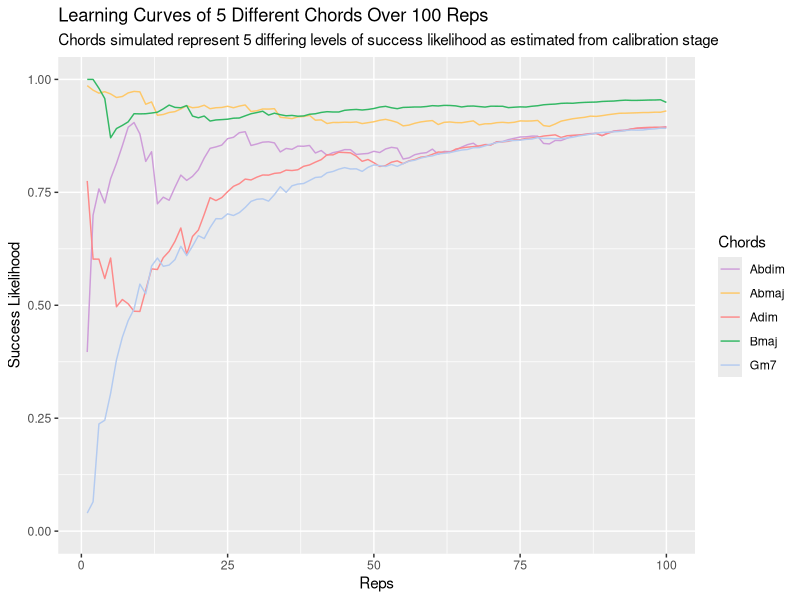

This figure's R source:
########## PART I: Constructing the model ########################################################################################################################################################



tonics <- list("A","Bb","B","C","Db","D","Eb","E","F","Gb","G","Ab") # All tonic notes.

bases <- list("maj", "min", "dim") # Setting possible chord bases to 'maj', 'min', and 'dim'.

extensions <- list("none", "dom7", "maj7") # Setting possible chord extensions to 'none', 'dom7', and 'maj7'.



tabulate_possible_chords <- function(tonics, bases, extensions){
  
  table <- data.frame(tonic = character(0), base = character(0), ext = character(0))
  
  for (i in tonics){
    for (x in bases){
      for (y in extensions){
        table <- rbind(table, data.frame(tonic = i, base = x, ext = y))
      }
    }
  }
  table <- table[!(table$base == "dim" & table$ext %in% c("dom7", "maj7")),] # Removing the combinations of "dim" and "dom7" or "maj7", as these do not form commonly observed chords.
  return(table)
} # Creating a table of all of the possible chords, given the chord components above.

train <- tabulate_possible_chords(tonics, bases, extensions)

possible_chords <- train # For use throughout script.


for (i in 1:nrow(train)){
  train$success[i] <- sample(c(0, 1), size = 1)
} # Assigning 'success' of chord playing trial in a new column named 'success', sampling randomly from c(0,1), i.e., with p(success) = 0.5.

train <- data.frame(lapply(train, as.factor))

model <- glm(success ~ ., data = train, family = binomial) # Training logistic regression model on dataset, where chord components represent predictors of chord trial success. In this model, there should be no relationship between predictor and response variables, as 'success' was assigned randomly.

chords <- c() # Creating a table displaying each possible chord and its predicted likelihood of trial success, as estimated by logistic regression.
likelihoods <- c()

for (i in 1:nrow(possible_chords)){
  newdata <- data.frame(tonic = possible_chords[i,]$tonic, base = possible_chords[i,]$base, ext = possible_chords[i,]$ext)
  chords <- append(chords, paste(possible_chords[i,]$tonic, possible_chords[i,]$base, possible_chords[i,]$ext))
  likelihoods <- append(likelihoods, predict(model, newdata = newdata, type = "response"))
} # Returning each chord's success likelihood.

results <- data.frame(chord = chords, likelihood = likelihoods) # Naming said table 'results'.

results <- results[order(results$likelihood), ] # Sorting by ascending likelihood.



########## PART II: Training the model on just a subset of the possible chords #############################################################################################################



get_calibration_chords <- function(n){
  
  if (n < length(tonics) + length(bases) + length(extensions) | n > nrow(possible_chords)){
    stop(paste("Please enter a number between", (length(tonics) + length(bases) + length(extensions)), "and", nrow(possible_chords)))
  } else {
  }
  
  minimum_components <- data.frame(tonic = character(0), base = character(0), ext = character(0))
  additional_random_chords <- data.frame(tonic = character(0), base = character(0), ext = character(0))
  
  for (i in tonics){
    minimum_components <- rbind(minimum_components, possible_chords[possible_chords$tonic == i,][sample(nrow(possible_chords[possible_chords$tonic == i,]), 1),])
  }
  for (i in bases){
    minimum_components <- rbind(minimum_components, possible_chords[possible_chords$base == i,][sample(nrow(possible_chords[possible_chords$base == i,]), 1),])
  }
  for (i in extensions){
    minimum_components <- rbind(minimum_components, possible_chords[possible_chords$ext == i,][sample(nrow(possible_chords[possible_chords$ext == i,]), 1),])
  } 
  
  # 18 chords needed to provide minimum chord components. Note that more complex algorithm could cut this down to just 12 (number of tonics, with other components overlapped), however, in the interest of expediency, this was not done here.
  
  additional_random_chords <- rbind(additional_random_chords, possible_chords[sample(1:nrow(possible_chords), (n-18)),])
  
  return(rbind(minimum_components, additional_random_chords))
  
} # Creating function to return a subset of the possible chords for calibration, where n = the desired number of chords to test in calibration (minimum input is set at the minimum number of chords required to cover testing all chord components. Maximum input is set at the number of all possible chords). This function is more complex than simply taking a subset of the possible chords, (continued below)...
                                           # (continued)... as we need to account for the possible condition wherein a component of any subsequently tested chord was not included during calibration. This would result in the model being unable to predict an output, as it would be handling a 'new' level.

train <- get_calibration_chords(50) # Establishing training set for calibration as a subset of all possible chords.

for (i in 1:nrow(train)){
  train$success[i] <- sample(c(0, 1), size = 1)
} # Again, randomly assigning 'success' of each chord playing trial.

train <- data.frame(lapply(train, as.factor))

model <- glm(success ~ ., data = train, family = binomial) 


chords <- c() # Again, creating a table displaying each possible chord and its predicted likelihood of trial success.
likelihoods <- c()

for (i in 1:nrow(possible_chords)){
  newdata <- data.frame(tonic = possible_chords[i,]$tonic, base = possible_chords[i,]$base, ext = possible_chords[i,]$ext)
  chords <- append(chords, paste(possible_chords[i,]$tonic, possible_chords[i,]$base, possible_chords[i,]$ext))
  likelihoods <- append(likelihoods, predict(model, newdata = newdata, type = "response"))
} # Returning each chord's success likelihood.

results <- data.frame(chord = chords, likelihood = likelihoods) # Naming said table 'results'.

results <- results[order(results$likelihood), ] # Sorting by ascending likelihood.



########## PART III: Implementing differential chord success likelihoods as determined additively by separate chord components ###############################################################



train <- get_calibration_chords(50) # Constructing a new calibration training set.

simulate_trials <- function(df){
  for (i in 1:nrow(df)){
    if (df[i,]$tonic %in% c("A", "B", "C", "D", "E", "F")){ ### I.e. if the tonic is a white note, success likelihood is higher.
      tonic_difficulty <- 1
    } else {
      tonic_difficulty <- 2
    }
    if (df[i,]$base == "maj"){
      base_difficulty <- 1
    } else if (df[i,]$base == "min"){
      base_difficulty <- 2
    } else if (df[i,]$base == "dim"){ # Diminished chords are generally considerably more difficult than either major or minor chords.
      base_difficulty <- 4
    }
    if (df[i,]$ext == "none"){
      ext_difficulty <- 1
    } else if (df[i,]$ext == "dom7"){
      ext_difficulty <- 3
    } else if (df[i,]$ext == "maj7"){ # Extensions generally increase chord difficulty.
      ext_difficulty <- 3
    }
    total_difficulty <- tonic_difficulty + base_difficulty + ext_difficulty # Expressing chord difficulty as the sum of their component difficulties.
    df$success[i] <- rbinom(n = 1, size = 1, prob = (1 - ((total_difficulty**2)/100))) # Sampling between success (1) or failure (0), using chord difficulty to determine success probability.
  }
  return(df)
}

train <- simulate_trials(train) # Simulating calibration stage.

train <- data.frame(lapply(train, as.factor))

(nrow(train[train$base == "maj" & train$success == 1, ]) / nrow(train[train$base == "maj", ])) * 100 # Showing as an example that in our simulation, chords built on a major triad have a much higher success rate than those built on a diminished triad.
(nrow(train[train$base == "dim" & train$success == 1, ]) / nrow(train[train$base == "dim", ])) * 100


model <- glm(success ~ ., data = train, family = binomial) ### Building model using calibration dataset.



play_15_chords <- function(){
  
  chords <- c()
  likelihoods <- c()
  
  for (i in 1:nrow(possible_chords)){
    newdata <- data.frame(tonic = possible_chords[i,]$tonic, base = possible_chords[i,]$base, ext = possible_chords[i,]$ext)
    chords <- append(chords, paste(possible_chords[i,]$tonic, possible_chords[i,]$base, possible_chords[i,]$ext))
    likelihoods <- append(likelihoods, predict(model, newdata = newdata, type = "response"))
  }
  
  results <- data.frame(chord = chords, likelihood = likelihoods)
  results <- results[order(results$likelihood), ]
  
  
  
  hardest_five <- results[1:5,] # Returning the top five chords according to difficulty (lowest estimated success likelihoods).
  random_ten <- results[sample((6:nrow(results)),10),] ### Also returning ten random chords from the possible chords. Replace kept at default of FALSE. 'Hardest five' chords excluded from sampling.
  
  output_chords <- rbind(hardest_five, random_ten)
  
  output_chords <- data.frame(output_chords[c(1,6,7,2,8,9,3,10,11,4,12,13,5,14,15),]) ### Rearranging such that the user receives one 'difficult' chord followed by two 'random' chords, and so on.
  
  
  
  output_chords_formatted <- data.frame(tonic = character(0), base = character(0), ext = character(0))
  for (i in 1:nrow(output_chords)){
    output_chords_formatted <- rbind(output_chords_formatted, data.frame(tonic = unlist(strsplit(output_chords[i,1], " "))[1], base = unlist(strsplit(output_chords[i,1], " "))[2], ext = unlist(strsplit(output_chords[i,1], " "))[3]))
  }
  
  new_train <- simulate_trials(output_chords_formatted)
  
  new_train <- data.frame(lapply(new_train, as.factor))
  
  train <- rbind(train, new_train)
  
  train <- data.frame(lapply(train, as.factor))
  
  model <- glm(success ~ ., data = train, family = binomial)
  
  train <<- train
  
  model <<- model
  
  results <<- results
  
  return(output_chords_formatted)
  
} # Function which ranks chords according to difficulty, and returns 15 suitable chords (see comments within function for detail on this). It then simulates the user's success in each chord trial, adds this to the training dataset, and ultimately, updates the model with this new dataset.

play_15_chords() # In addition to functionalities mentioned above, returns the 15 chords given to the user for each iteration, with the first chord given represented by the first row.



########## PART IV: Simulating player learning #############################################################################################################################################



reps <- 100 # Setting number of reps of 15 chord sets to simulate - if resetting reps remember to run from here to reset variables assigned below.

train <- get_calibration_chords(60) # Constructing a new calibration training set.

calibration_chord_number <- nrow(train) # This will be used to ignore the chords presented during the calibration stage for the 'learning' mechanism encoded below.

simulate_trials_with_learning <- function(df){
  for (i in 1:nrow(df)){
    if (df[i,]$tonic %in% c("A", "B", "C", "D", "E", "F")){ # This part is the same as the above function without learning...
      tonic_difficulty <- 1
    } else {
      tonic_difficulty <- 2
    }
    if (df[i,]$base == "maj"){
      base_difficulty <- 1
    } else if (df[i,]$base == "min"){
      base_difficulty <- 2
    } else if (df[i,]$base == "dim"){
      base_difficulty <- 4
    }
    if (df[i,]$ext == "none"){
      ext_difficulty <- 1
    } else if (df[i,]$ext == "dom7"){
      ext_difficulty <- 3
    } else if (df[i,]$ext == "maj7"){
      ext_difficulty <- 3
    }
    total_difficulty <- tonic_difficulty + base_difficulty + ext_difficulty
    prior_appearances <- sum(train$tonic[calibration_chord_number:nrow(train)] == df[i,]$tonic & train$base[calibration_chord_number:nrow(train)] == df[i,]$base & train$ext[calibration_chord_number:nrow(train)] == df[i,]$ext) # As mentioned above, chords shown during calibration counted in prior appearances.
    learning_rate <- 0.1
    total_difficulty <- total_difficulty * exp(-learning_rate * prior_appearances) # Emulating user learning, utilizing exponential decay to decrease effective chord difficulty for every time the user has encountered it. Here we have named what would be the 'decay rate' as 'learning rate' - this can be set at different levels to simulate different rates of player learning.
    df$success[i] <- rbinom(n = 1, size = 1, prob = (1 - ((total_difficulty**2)/100)))
  }
  return(df)
} # Function to simulate trials with learning, taking into account how many times each chord has been encountered before.

train <- simulate_trials(train) # Simulating calibration stage again.

train <- data.frame(lapply(train, as.factor))

model <- glm(success ~ ., data = train, family = binomial) # Building model using calibration data.



play_15_chords_with_learning <- function(){
  chords <- c()
  likelihoods <- c()
  
  for (i in 1:nrow(possible_chords)){
    newdata <- data.frame(tonic = possible_chords[i,]$tonic, base = possible_chords[i,]$base, ext = possible_chords[i,]$ext)
    chords <- append(chords, paste(possible_chords[i,]$tonic, possible_chords[i,]$base, possible_chords[i,]$ext))
    likelihoods <- append(likelihoods, predict(model, newdata = newdata, type = "response"))
  }
  
  results <- data.frame(chord = chords, likelihood = likelihoods)
  results <- results[order(results$likelihood), ]
  
  
  
  hardest_five <- results[1:5,]
  random_ten <- results[sample((6:nrow(results)),10),] ### Replace kept at default of FALSE. 'Hardest five' chords excluded from sampling.
  
  output_chords <- rbind(hardest_five, random_ten)
  
  output_chords <- data.frame(output_chords[c(1,6,7,2,8,9,3,10,11,4,12,13,5,14,15),]) ### Rearranging such that the user receives one 'difficult' chord followed by two 'random' chords.
  
  
  
  output_chords_formatted <- data.frame(tonic = character(0), base = character(0), ext = character(0))
  for (i in 1:nrow(output_chords)){
    output_chords_formatted <- rbind(output_chords_formatted, data.frame(tonic = unlist(strsplit(output_chords[i,1], " "))[1], base = unlist(strsplit(output_chords[i,1], " "))[2], ext = unlist(strsplit(output_chords[i,1], " "))[3]))
  }
  
  new_train <- simulate_trials_with_learning(output_chords_formatted)
  
  new_train <- data.frame(lapply(new_train, as.factor))
  
  train <- rbind(train, new_train)
  
  train <- data.frame(lapply(train, as.factor))
  
  model <- glm(success ~ ., data = train, family = binomial)
  
  train <<- train
  
  results <<- results
  
  model <<- model
  
  return(output_chords_formatted)
} # Similar to earlier function, only factoring in learning in addition.



play_15_chords_with_learning() # In the following we simulate learning and plot the learning curves of the user with respect to 5 different chords - each of differing levels of success likelihood, as estimated from the calibration stage.

initial_likelihoods <- results # For comparison at the end...

hardest_chord <- results$chord[1]
hardest_chord_likelihood <- c(results$likelihood[1])

upper_quartile_chord <- results$chord[round(nrow(results)*0.25)]
upper_quartile_chord_likelihood <- c(results$likelihood[round(nrow(results)*0.25)])

moderate_chord <- results$chord[round(nrow(results)*0.5)]
moderate_chord_likelihood <- c(results$likelihood[round(nrow(results)*0.5)])

lower_quartile_chord <- results$chord[round(nrow(results)*0.75)]
lower_quartile_chord_likelihood <- c(results$likelihood[round(nrow(results)*0.75)])

easiest_chord <- results$chord[nrow(results)]
easiest_chord_likelihood <- c(results$likelihood[nrow(results)])

for (i in 1:(reps - 1)){
  play_15_chords_with_learning()
  
  hardest_chord_likelihood <- append(hardest_chord_likelihood, results[results$chord == hardest_chord,]$likelihood)
  upper_quartile_chord_likelihood <- append(upper_quartile_chord_likelihood, results[results$chord == upper_quartile_chord,]$likelihood)
  moderate_chord_likelihood <- append(moderate_chord_likelihood, results[results$chord == moderate_chord,]$likelihood)
  lower_quartile_chord_likelihood <- append(lower_quartile_chord_likelihood, results[results$chord == lower_quartile_chord,]$likelihood)
  easiest_chord_likelihood <- append(easiest_chord_likelihood, results[results$chord == easiest_chord,]$likelihood)
}

graphing_df <- data.frame(treatment = c(rep(hardest_chord, times = reps), rep(upper_quartile_chord, times = reps), rep(moderate_chord, times = reps), rep(lower_quartile_chord, times = reps), rep(easiest_chord, times = reps)),
                          response = c(hardest_chord_likelihood, upper_quartile_chord_likelihood, moderate_chord_likelihood, lower_quartile_chord_likelihood, easiest_chord_likelihood),
                          reps = rep(1:reps, times = 5)) # Gathering simulation outcome data into a dataframe for graphing below.


represent_as_chord <- function(chord){
  if (unlist(strsplit(chord, ' '))[3] == "none" & (unlist(strsplit(chord, ' '))[2] == "maj" | unlist(strsplit(chord, ' '))[2] == "dim")){
    return(paste0(unlist(strsplit(chord, ' '))[1], unlist(strsplit(chord, ' '))[2]))
  } else if (unlist(strsplit(chord, ' '))[3] == "none" & unlist(strsplit(chord, ' '))[2] == "min"){
      return(paste0(unlist(strsplit(chord, ' '))[1], "m"))
  } else if (unlist(strsplit(chord, ' '))[3] == "dom7" & unlist(strsplit(chord, ' '))[2] == "min"){
    return(paste0(unlist(strsplit(chord, ' '))[1], "m7"))
  } else if (unlist(strsplit(chord, ' '))[3] == "dom7" & unlist(strsplit(chord, ' '))[2] == "min"){
    return(paste0(unlist(strsplit(chord, ' '))[1], "m7"))
  } else if (unlist(strsplit(chord, ' '))[3] == "dom7" & unlist(strsplit(chord, ' '))[2] == "maj"){
    return(paste0(unlist(strsplit(chord, ' '))[1], "7"))
  } else if (unlist(strsplit(chord, ' '))[3] == "maj7" & unlist(strsplit(chord, ' '))[2] == "min"){
    return(paste0(unlist(strsplit(chord, ' '))[1], "min(maj7)"))
  } else if (unlist(strsplit(chord, ' '))[3] == "maj7" & unlist(strsplit(chord, ' '))[2] == "maj"){
    return(paste0(unlist(strsplit(chord, ' '))[1], "maj7"))
  } 
} # Combining all three chord components to form the conventional chord name. This is not quite so straightforward as chord nomenclature conventions are a little convoluted...

for (i in 1:nrow(graphing_df)){
  graphing_df$treatment[i] <- represent_as_chord(graphing_df$treatment[i])
}



library(ggplot2) # Plotting learning trajectory lines for 5 chords of differing initial success likelihoods.

ggplot(graphing_df, aes(x = reps, y = response, color = treatment, group = treatment)) +
  geom_line() +
  labs(x = "Reps", y = "Success Likelihood",
  title = paste("Learning Curves of 5 Different Chords Over", reps, "Reps"),
  subtitle = "Chords simulated represent 5 differing levels of success likelihood as estimated from calibration stage") +
  xlim(1, reps) + ylim(0, 1) +
  scale_color_manual(values = c("#CE9DD9", "#FEC868", "#FD8A8A", "#33B864", "#B4CBF0"), name = "Chords")



final_likelihoods <- results # Comparing initial success likelihoods of each possible chord with those after n rounds of practice.

merging <- merge(initial_likelihoods, final_likelihoods, by = "chord")

merging <- merging[order(merging$likelihood.y), ]

names(merging)[names(merging) == "likelihood.x"] <- "initial likelihood"
names(merging)[names(merging) == "likelihood.y"] <- "final likelihood"

for (i in 1:nrow(merging)){
  merging$chord[i] <- represent_as_chord(merging$chord[i])
}

initial_vs_final_likelihoods <- merging # Comparison table sorted by final success likelihood.



### Notes ###########################################################################################################################################

# The minimum number of chords required for adequate calibration is around 30 - 40. Size of training subset represents a trade-off between reduced accuracy of initial model due to over-fitting vs patience required from user to complete calibration.

# Note that success likelihood is that estimated by the logistic regression model from the (initially somewhat limited) training data it receives; it is not the true success likelihood of the user in chord playing trials. This difference is particularly clear when stochasticity leads to extreme values of predicted success likelihood.

# Initial highest chords are very high, due to small dataset / number of trials leading to stochasticity - these extreme values were brought down to more representative values following more trials.

# Lowest chords' success likelihoods initially begin very low, but increase with more trials - this represents learning.

# A rolling window could be instituted to better reflect user's current ability.

